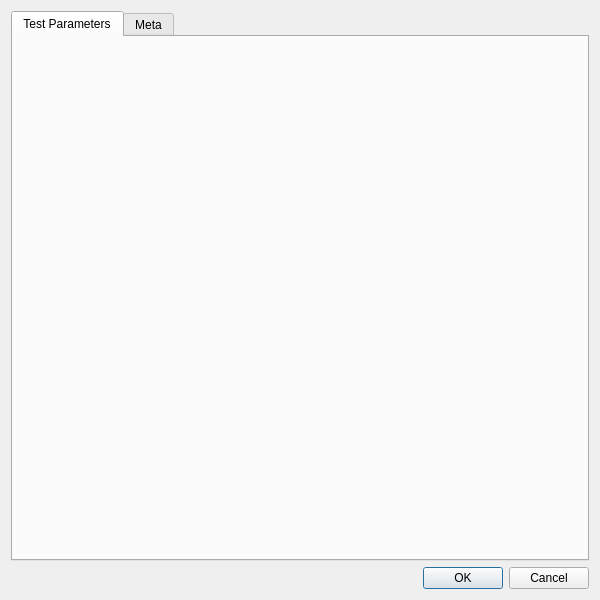
<?xml version="1.0" encoding="UTF-8"?>
<ui version="4.0">
 <class>TaskEditorD</class>
 <widget class="QDialog" name="TaskEditorD">
  <property name="geometry">
   <rect>
    <x>0</x>
    <y>0</y>
    <width>600</width>
    <height>600</height>
   </rect>
  </property>
  <property name="windowTitle">
   <string>Dialog</string>
  </property>
  <layout class="QVBoxLayout" name="verticalLayout">
   <item>
    <widget class="QTabWidget" name="tabWidget">
     <widget class="TestParamsEditor" name="testParamsEditor">
      <attribute name="title">
       <string>Test Parameters</string>
      </attribute>
     </widget>
     <widget class="TaskTagsEditor" name="taskTagsEditor">
      <attribute name="title">
       <string>Meta</string>
      </attribute>
     </widget>
    </widget>
   </item>
   <item>
    <widget class="QDialogButtonBox" name="buttonBox">
     <property name="orientation">
      <enum>Qt::Horizontal</enum>
     </property>
     <property name="standardButtons">
      <set>QDialogButtonBox::Cancel|QDialogButtonBox::Ok</set>
     </property>
    </widget>
   </item>
  </layout>
 </widget>
 <customwidgets>
  <customwidget>
   <class>TestParamsEditor</class>
   <extends>QWidget</extends>
   <header location="global">cchelper.taskeditor.testparamseditor</header>
   <container>1</container>
  </customwidget>
  <customwidget>
   <class>TaskTagsEditor</class>
   <extends>QWidget</extends>
   <header location="global">cchelper.taskeditor.tasktagseditor</header>
   <container>1</container>
  </customwidget>
 </customwidgets>
 <resources/>
 <connections>
  <connection>
   <sender>buttonBox</sender>
   <signal>accepted()</signal>
   <receiver>TaskEditorD</receiver>
   <slot>accept()</slot>
   <hints>
    <hint type="sourcelabel">
     <x>248</x>
     <y>254</y>
    </hint>
    <hint type="destinationlabel">
     <x>157</x>
     <y>274</y>
    </hint>
   </hints>
  </connection>
  <connection>
   <sender>buttonBox</sender>
   <signal>rejected()</signal>
   <receiver>TaskEditorD</receiver>
   <slot>reject()</slot>
   <hints>
    <hint type="sourcelabel">
     <x>316</x>
     <y>260</y>
    </hint>
    <hint type="destinationlabel">
     <x>286</x>
     <y>274</y>
    </hint>
   </hints>
  </connection>
 </connections>
</ui>
